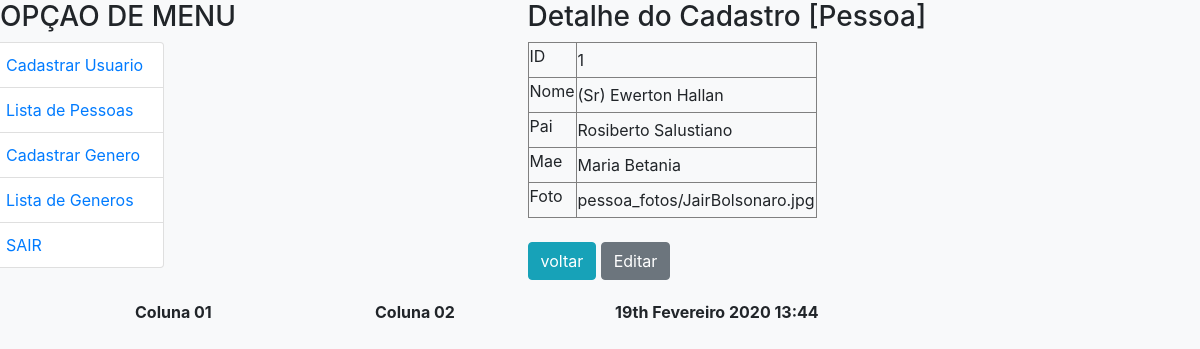
Page /pessoa/id/1/ on the committed database.
### pessoa/models.py (models this page shows, shortened)
class Pessoa(models.Model):
    nome=models.CharField(
        max_length=100,
        null=False,
        blank=False,
        help_text='Escreva aqui o seu nome completo',
        verbose_name='Nome Completo',
        error_messages={
            'null':'Valor nulo nao permitido',
            'blank': 'Valor vazio',
        }
    )
    genero=models.ForeignKey(Genero)
    rg=models.IntegerField(
        help_text='Escreva aqui somente os numeros do RG',
        verbose_name='Número do RG',
        unique=True,
    )
    cpf=models.CharField(
        max_length=15,
        help_text='Escreva aqui somente os numeros do CPF',
        verbose_name='Número do CPF',
        unique=True,
        db_index=True,
    )
    estadocivil=models.CharField(
        max_length=20,
        choices=[
            ('S','Solteiro'),
            ('C','Casado'),
            ('V','Viúvo'),
            ('D','Desquitado'),
            ('U','União Estável'),
        ],
        error_messages={
            'invalid_choice':'Valor nao permitido',
        },
        default='S',
        db_index=True,
        verbose_name='Estado Cívil',
    )
    pai=models.CharField(
        max_length=100,
        help_text='Escreva aqui nome completo do seu pai',
        verbose_name='Nome do Pai',
    )
    mae=models.CharField(
        max_length=100,
        help_text='Escreva aqui nome completo do sua mae',
        verbose_name='Nome da Mãe',
    )
    email=models.CharField(
        max_length=200,
        help_text='Escreva aqui o seu e-mail',
        verbose_name='E-Mail',
    )
    telefone=models.CharField(
        max_length=15,
        help_text='Escreva aqui o numero de seu telefone (xx) 99999-9999',
        verbose_name='Telefone',
    )
    idade=models.IntegerField(
        default=0,
        help_text='Coloque aqui sua idade',
        validators=[validate_even],
        verbose_name='Idade',
    )
    foto=models.ImageField(
        upload_to='pessoa_fotos/',
        blank=True,
        help_text = 'Escolha uma foto para o seu perfil',
        verbose_name = 'Foto',
    )
    dt_log=models.DateField(
        auto_now=True,
        editable=False,
        verbose_name='Dt Criação',
    )
    def getPronomeTratamento (self):
        sx = str(self.genero)[0].upper()
        if sx == 'M':
            ptr = 'Sr'
        elif sx == 'F':
            ptr = 'Sra'
        else:
            ptr = ''
        return ptr
    class Meta:
        ordering = ['nome', 'idade']
        verbose_name = 'pessoa'
        verbose_name_plural = 'pessoas'

### pessoa/views.py (the view)
# urls.py: url(r'^id/(?P<p_id>[0-9]{,2})/$', views.pessoa_id, name='Detalhe_ID'),
def pessoa_id(request, p_id):
    pessoas = Pessoa.objects.select_related().get(id=p_id)
    contexto = {'detalhe':pessoas}
    contexto['pronome'] = pessoas.getPronomeTratamento()
    return render(request, 'pessoa/pessoa_id.html', contexto)

### pessoa/models.py (called while the page is built)
    def __str__(self):
        return self.descricao

### pessoa/templates/pessoa/pessoa_id.html
{% extends 'pessoa/base.html' %}
{% block main %}
    {% if detalhe %}
      <h3 class="teste">Detalhe do Cadastro [Pessoa]</h3>
      <table border="1">
          <tr>
              <td><label>ID</label></td>
              <td>{{ detalhe.id }}</td>
          </tr>
          <tr>
              <td><label>Nome</label></td>
              <td>
                  ({{ pronome }}) {{ detalhe.nome }}
              </td>
          </tr>
          <tr>
              <td><label>Pai</label></td>
              <td>{{ detalhe.pai }}</td>
          </tr>
          <tr>
              <td><label>Mae</label></td>
              <td>{{ detalhe.mae }}</td>
          </tr>
          <tr>
              <td><label>Foto</label></td>
              <td>{{ detalhe.foto }}</td>
          </tr>
      </table>
      <br>
    {% else %}
       <p>nenhum dado foi localizado</p>
    {% endif %}
    <button class="btn btn-info" onclick="window.history.go(-1); return false;">voltar</button>
    <button class="btn btn-secondary" onclick="olaMundo()">Editar</button>
{% endblock%}

### files_html/form-validation.css (style rules this page uses)
.container { max-width: 960px; }

### rows in the picture
Pessoa: id "1", nome "Ewerton Hallan", pai "Rosiberto Salustiano", mae "Maria Betania", foto "pessoa_fotos/JairBolsonaro.jpg"

### other values in the picture
{{ pronome }} "Sr"
